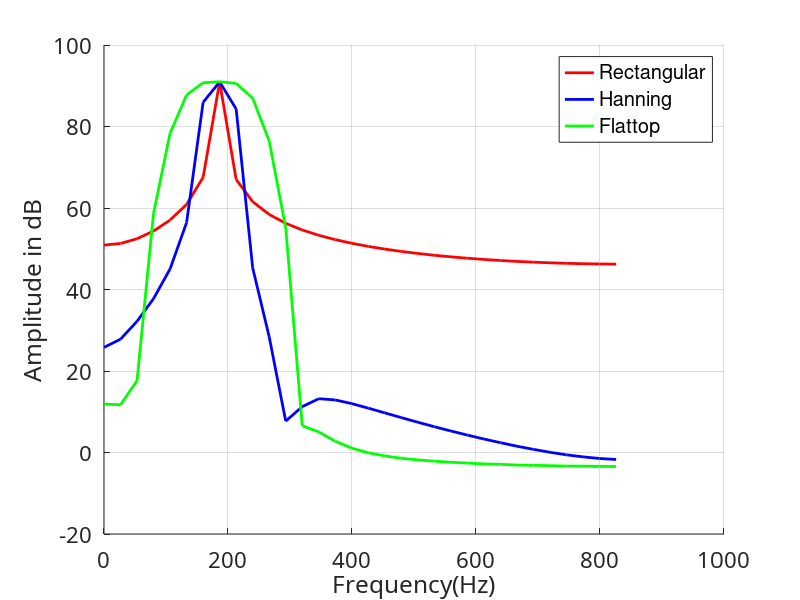

The MATLAB source for this figure:
clc;
clear all;
close all;
%Sampling parameters
f = 179;
n = 31;
Fm = 13.1072*1e6;
Fs = ceil((Fm/256)/n);
delta_t = 1/Fs;
N = 64;
A = 1*sqrt(2);
T = N*delta_t;
t = (0:N-1)*delta_t;
x = A*sin(2*pi*f*t);
u = uencode(x,24,5);
x = udecode(u,24,5);
%Windows
w1 = hann(length(x))';
w2 = flattopwin(length(x))';
w3 = rectwin(length(x))';
ACF_1 = 1/mean(w1);
ACF_2 = 1/mean(w2);
ECF = 1/rms(w3);
x1 = x.*w1;
x2 = x.*w2;
figure
% p1=plot(t,x,'-x'); grid on
FFT = fft(x,N)/N;
FFT_1 = ACF_1*fft(x1,N)/N;
FFT_2 = ACF_2*fft(x2,N)/N;
FFT_f = Fs/2*linspace(0,1,N/2);
% figure
hold on
p1 = plot(FFT_f,(20*log10(abs(FFT(1:length(FFT)/2))./20e-06)),'-r'); 
p2 = plot(FFT_f,(20*log10(abs(FFT_1(1:length(FFT)/2))./20e-06)),'-b');
p3 = plot(FFT_f,(20*log10(abs(FFT_2(1:length(FFT)/2))./20e-06)),'-g');
grid on
set(p1,'linewidth',2);
set(p2,'linewidth',2);
set(p3,'linewidth',2);
set(gca, 'fontname', 'Calibri', 'fontsize', 16); 
xlabel('Frequency(Hz)');
ylabel('Amplitude in dB');
legend('Rectangular','Hanning','Flattop');
